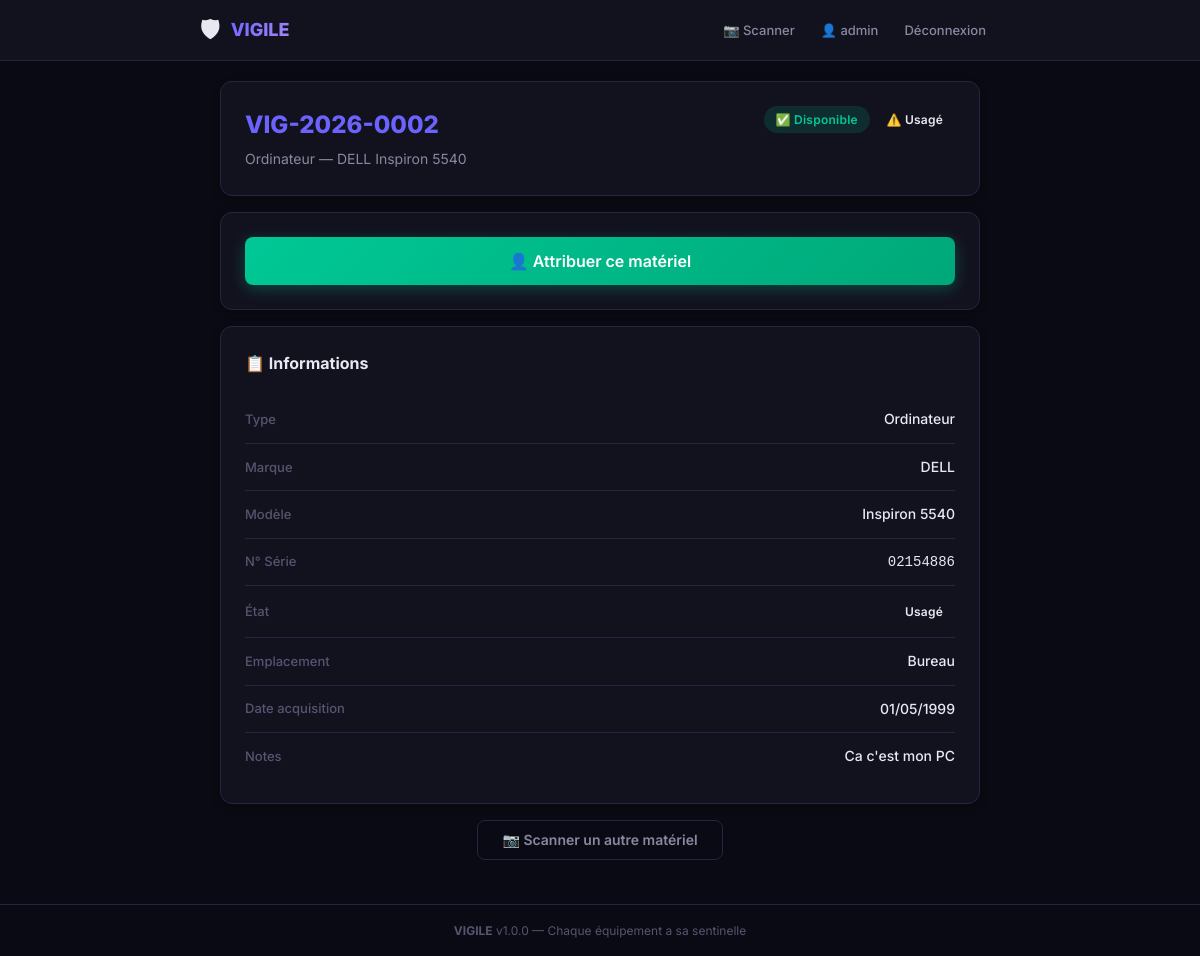
/materiel/VIG-2026-0002 (signed in), run on the app's committed database.
### models.py (models this page shows, shortened)
class Base(DeclarativeBase):
    pass

class User(Base):
    __tablename__ = "users"
    id = Column(Integer, primary_key=True, autoincrement=True)
    username = Column(String(80), unique=True, nullable=False, index=True)
    email = Column(String(120), unique=True, nullable=False)
    password_hash = Column(String(255), nullable=False)
    role = Column(String(20), nullable=False, default="gestionnaire")
    created_at = Column(
        DateTime, nullable=False, default=lambda: datetime.now(timezone.utc)
    )
    is_active = Column(Boolean, nullable=False, default=True)
    materiels_crees = relationship(
        "Materiel", back_populates="createur", lazy="dynamic"
    )
    attributions_faites = relationship(
        "Attribution", back_populates="attribueur", lazy="dynamic"
    )

class Materiel(Base):
    __tablename__ = "materiels"
    id = Column(Integer, primary_key=True, autoincrement=True)
    code_vigile = Column(String(20), unique=True, nullable=False, index=True)
    qr_code_path = Column(String(255), nullable=True)
    type = Column(String(50), nullable=False)  # ordinateur, clavier, souris, etc.
    marque = Column(String(100), nullable=True)
    modele = Column(String(100), nullable=True)
    numero_serie = Column(String(100), nullable=True)
    etat = Column(String(20), nullable=False, default="neuf")
    emplacement = Column(String(50), nullable=False, default="réserve")
    date_acquisition = Column(DateTime, nullable=True)
    notes = Column(Text, nullable=True)
    created_at = Column(
        DateTime, nullable=False, default=lambda: datetime.now(timezone.utc)
    )
    created_by = Column(Integer, ForeignKey("users.id"), nullable=True)
    createur = relationship("User", back_populates="materiels_crees")
    attributions = relationship(
        "Attribution",
        back_populates="materiel",
        lazy="dynamic",
        order_by="Attribution.date_attribution.desc()"
    )

### web/routes.py (the view, shortened to what this page needs)
@main_bp.route("/materiel/<code_vigile>")
@login_required
def fiche_materiel(code_vigile):
    session = get_session()
    try:
        materiel = session.query(Materiel).filter_by(
            code_vigile=code_vigile
        ).first()
        if not materiel:
            flash(f"Matériel '{code_vigile}' introuvable.", "error")
            return redirect(url_for("main.scan"))
        attribution = (
            session.query(Attribution)
            .filter_by(materiel_id=materiel.id, is_active=True)
            .first()
        )
        historique = (
            session.query(Attribution)
            .filter_by(materiel_id=materiel.id)
            .order_by(Attribution.date_attribution.desc())
            .limit(10)
            .all()
        )
        historique_data = []
        mat_data = {
            "id": materiel.id,
            "code_vigile": materiel.code_vigile,
            "type": materiel.type,
            "marque": materiel.marque or "—",
            "modele": materiel.modele or "—",
            "numero_serie": materiel.numero_serie or "—",
            "etat": materiel.etat,
            "emplacement": materiel.emplacement,
            "date_acquisition": materiel.date_acquisition.strftime("%d/%m/%Y") if materiel.date_acquisition else "—",
            "notes": materiel.notes or "—",
            "est_attribue": attribution is not None,
            "attribue_a": attribution.attribue_a if attribution else None,
            "date_attribution": attribution.date_attribution.strftime("%d/%m/%Y %H:%M") if attribution else None,
        }
        return render_template(
            "materiel.html",
            materiel=mat_data,
            historique=historique_data
        )
    except Exception as e:
        flash(f"Erreur lors du chargement : {e}", "error")
        return redirect(url_for("main.scan"))
    finally:
        session.close()

### database.py (called while the page is built)
def get_session():
    return SessionLocal()

### web/auth.py (called while the page is built)
@login_manager.user_loader
def load_user(user_id):
    session = get_session()
    try:
        user = session.query(User).get(int(user_id))
        if user and user.is_active:
            return FlaskUser(user)
        return None
    except Exception:
        return None
    finally:
        session.close()

    @property
    def is_active(self):
        return self._is_active

### web/routes.py (called while the page is built)
def create_flask_app():
    app = Flask(
        __name__,
        template_folder=os.path.join(
            os.path.dirname(os.path.abspath(__file__)), "templates"
        )
    )
    app.config["SECRET_KEY"] = SECRET_KEY
    app.config["SESSION_COOKIE_NAME"] = "vigile_session"
    @app.context_processor
    def inject_globals():
        return {
            "app_name": APP_NAME,
            "app_slogan": APP_SLOGAN,
            "app_version": APP_VERSION,
        }
    from web.auth import login_manager, auth_bp
    login_manager.init_app(app)
    app.register_blueprint(auth_bp)
    app.register_blueprint(main_bp)
    return app

### web/templates/materiel.html (shortened to what this page needs)
{% extends "base.html" %}
{% block content %}
<div class="card">
    <div style="display: flex; justify-content: space-between; align-items: flex-start; flex-wrap: wrap; gap: 12px;">
        <div>
            <h1 style="font-size: 24px; font-weight: 800; color: var(--accent); margin-bottom: 4px;">
                {{ materiel.code_vigile }}
            </h1>
            <p style="color: var(--text-secondary); font-size: 14px;">
                {{ materiel.type | capitalize }} — {{ materiel.marque }} {{ materiel.modele }}
            </p>
        </div>
        <div>
            {% if materiel.est_attribue %}
                <span class="badge badge-attribue">👤 Attribué</span>
            {% else %}
                <span class="badge badge-disponible">✅ Disponible</span>
            {% endif %}
            <span class="badge badge-{{ materiel.etat }}">
                {% if materiel.etat == 'neuf' %}✨{% elif materiel.etat == 'bon' %}👍{% elif materiel.etat == 'usagé' %}⚠️{% else %}🔧{% endif %}
                {{ materiel.etat | replace('_', ' ') | capitalize }}
            </span>
        </div>
    </div>
</div>
{% if materiel.est_attribue %}
<div class="card" style="border-left: 3px solid var(--accent-orange);">
    <div style="display: flex; align-items: center; gap: 12px; margin-bottom: 10px;">
        <span style="font-size: 28px;">👤</span>
        <div>
            <div style="font-size: 18px; font-weight: 700; color: var(--accent-orange);">
                {{ materiel.attribue_a }}
            </div>
            <div style="color: var(--text-muted); font-size: 13px;">
                Depuis le {{ materiel.date_attribution }}
            </div>
        </div>
    </div>
    <form method="POST" action="{{ url_for('main.recuperer', code_vigile=materiel.code_vigile) }}"
          onsubmit="return confirm('Confirmer la récupération du matériel ?')">
        <button type="submit" class="btn btn-warning btn-block">
            📦 Récupérer ce matériel
        </button>
    </form>
</div>
{% else %}
<div class="card">
    <a href="{{ url_for('main.attribuer', code_vigile=materiel.code_vigile) }}"
       class="btn btn-success btn-block btn-lg">
        👤 Attribuer ce matériel
    </a>
</div>
{% endif %}
<div class="card">
    <div class="card-header">
        <h2 class="card-title" style="font-size: 16px;">📋 Informations</h2>
    </div>
    <div class="info-row">
        <span class="info-label">Type</span>
        <span class="info-value">{{ materiel.type | capitalize }}</span>
    </div>
    <div class="info-row">
        <span class="info-label">Marque</span>
        <span class="info-value">{{ materiel.marque }}</span>
    </div>
    <div class="info-row">
        <span class="info-label">Modèle</span>
        <span class="info-value">{{ materiel.modele }}</span>
    </div>
    <div class="info-row">
        <span class="info-label">N° Série</span>
        <span class="info-value" style="font-family: 'Courier New', monospace;">{{ materiel.numero_serie }}</span>
    </div>
    <div class="info-row">
        <span class="info-label">État</span>
        <span class="info-value">
            <span class="badge badge-{{ materiel.etat }}">
                {{ materiel.etat | replace('_', ' ') | capitalize }}
            </span>
        </span>
    </div>
    <div class="info-row">
        <span class="info-label">Emplacement</span>
        <span class="info-value">{{ materiel.emplacement | replace('_', ' ') | capitalize }}</span>
    </div>
    <div class="info-row">
        <span class="info-label">Date acquisition</span>
        <span class="info-value">{{ materiel.date_acquisition }}</span>
    </div>
    {% if materiel.notes and materiel.notes != '—' %}
    <div class="info-row">
        <span class="info-label">Notes</span>
        <span class="info-value">{{ materiel.notes }}</span>
    </div>
    {% endif %}
</div>
<div class="text-center mt-2 mb-3">
    <a href="{{ url_for('main.scan') }}" class="btn btn-outline">
        📷 Scanner un autre matériel
    </a>
</div>
{% endblock %}

### web/templates/base.html (shortened to what this page needs)
<!DOCTYPE html>
<html lang="fr">
<head>
</head>
<body>
    {% if current_user.is_authenticated %}
    <nav class="navbar">
        <div class="navbar-inner">
            <a href="/" class="navbar-brand">
                <span class="logo">🛡</span>
                <span class="brand-name">{{ app_name }}</span>
            </a>
            <div class="navbar-actions">
                <a href="{{ url_for('main.scan') }}" class="nav-link {% if request.path == '/scan' %}active{% endif %}">📷 Scanner</a>
                <span class="navbar-user">👤 {{ current_user.username }}</span>
                <a href="{{ url_for('auth.logout') }}" class="nav-link">Déconnexion</a>
            </div>
        </div>
    </nav>
    {% endif %}
    <main class="main-content">
        {% block content %}{% endblock %}
    </main>
    <footer class="footer">
        <strong>{{ app_name }}</strong> v{{ app_version }} — {{ app_slogan }}
    </footer>
</body>
</html>

### web/templates/base.html (style rules this page uses)
:root { --bg-dark: #0a0a14; --bg-card: #12121f; --bg-card-hover: #1a1a2e; --bg-input: #1e1e35; --accent: #6c63ff; --accent-hover: #7b73ff; --accent-green: #00c896; --accent-green-dim: rgba(0, 200, 150, 0.15); --accent-orange: #ff9f43; --accent-orange-dim: rgba(255, 159, 67, 0.15); --accent-red: #ff6b6b; --accent-red-dim: rgba(255, 107, 107, 0.15); --accent-blue: #54a0ff; --accent-blue-dim: rgba(84, 160, 255, 0.15); --text-primary: #e8e8f0; --text-secondary: #8888a0; --text-muted: #555570; --border: #252540; --gold: #ffd700; --shadow: 0 4px 24px rgba(0, 0, 0, 0.4); --shadow-sm: 0 2px 8px rgba(0, 0, 0, 0.3); --radius: 12px; --radius-sm: 8px; --transition: all 0.25s cubic-bezier(0.4, 0, 0.2, 1); }
*, *::before, *::after { margin: 0; padding: 0; box-sizing: border-box; }
html { font-size: 16px; scroll-behavior: smooth; }
body { font-family: 'Inter', -apple-system, BlinkMacSystemFont, sans-serif; background: var(--bg-dark); color: var(--text-primary); min-height: 100vh; line-height: 1.6; -webkit-font-smoothing: antialiased; }
.navbar { background: var(--bg-card); border-bottom: 1px solid var(--border); padding: 0 20px; position: sticky; top: 0; z-index: 100; backdrop-filter: blur(12px); -webkit-backdrop-filter: blur(12px); }
.navbar-inner { max-width: 800px; margin: 0 auto; display: flex; align-items: center; justify-content: space-between; height: 60px; }
.navbar-brand { display: flex; align-items: center; gap: 10px; text-decoration: none; color: var(--text-primary); }
.navbar-brand .logo { font-size: 24px; }
.navbar-brand .brand-name { font-weight: 800; font-size: 18px; background: linear-gradient(135deg, var(--accent), #a78bfa); -webkit-background-clip: text; -webkit-text-fill-color: transparent; background-clip: text; }
.navbar-actions { display: flex; align-items: center; gap: 12px; }
.navbar-user { color: var(--text-secondary); font-size: 13px; font-weight: 500; }
.nav-link { color: var(--text-secondary); text-decoration: none; font-size: 13px; font-weight: 500; padding: 6px 14px; border-radius: var(--radius-sm); transition: var(--transition); }
.main-content { max-width: 800px; margin: 0 auto; padding: 20px; min-height: calc(100vh - 60px - 50px); }
.card { background: var(--bg-card); border: 1px solid var(--border); border-radius: var(--radius); padding: 24px; margin-bottom: 16px; box-shadow: var(--shadow-sm); transition: var(--transition); }
.card-header { margin-bottom: 20px; }
.card-title { font-size: 20px; font-weight: 700; margin-bottom: 4px; }
.btn { display: inline-flex; align-items: center; justify-content: center; gap: 8px; padding: 12px 24px; border: none; border-radius: var(--radius-sm); font-family: 'Inter', sans-serif; font-size: 14px; font-weight: 600; cursor: pointer; transition: var(--transition); text-decoration: none; line-height: 1; }
.btn-success { background: linear-gradient(135deg, var(--accent-green), #00a878); color: #ffffff; box-shadow: 0 4px 15px rgba(0, 200, 150, 0.3); }
.btn-outline { background: transparent; border: 1px solid var(--border); color: var(--text-secondary); }
.btn-block { width: 100%; }
.btn-lg { padding: 16px 32px; font-size: 16px; }
.badge { display: inline-flex; align-items: center; gap: 4px; padding: 4px 12px; border-radius: 20px; font-size: 12px; font-weight: 600; letter-spacing: 0.02em; }
.badge-disponible { background: var(--accent-green-dim); color: var(--accent-green); }
.info-row { display: flex; justify-content: space-between; align-items: center; padding: 12px 0; border-bottom: 1px solid var(--border); }
.info-row:last-child { border-bottom: none; }
.info-label { color: var(--text-muted); font-size: 13px; font-weight: 500; }
.info-value { color: var(--text-primary); font-size: 14px; font-weight: 500; text-align: right; }
.footer { text-align: center; padding: 16px 20px; color: var(--text-muted); font-size: 12px; border-top: 1px solid var(--border); }
.text-center { text-align: center; }
.mt-2 { margin-top: 16px; }
.mb-3 { margin-bottom: 24px; }

### data on the page
User: username "admin"
Materiel: code_vigile "VIG-2026-0002", type "Ordinateur", marque "DELL", modele "Inspiron 5540", etat "Usagé", numero_serie "02154886", emplacement "Bureau", notes "Ca c'est mon PC"

### other printed values
{{ app_name }} "VIGILE"
{{ materiel.date_acquisition }} "01/05/1999"
{{ app_version }} "1.0.0"
{{ app_slogan }} "Chaque équipement a sa sentinelle"
